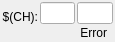
    <widget class="caFrame" name="caframe_11">
     <property name="geometry">
      <rect>
       <x>0</x>
       <y>0</y>
       <width>115</width>
       <height>40</height>
      </rect>
     </property>
     <property name="macro">
      <string notr="true">CH=1,IOC=$(IOC),MasterID=$(MasterID),SlaveID=$(SlaveID),HWType=$(HWType)</string>
     </property>
     <layout class="QGridLayout" name="gridLayout_18">
      <property name="leftMargin">
       <number>2</number>
      </property>
      <property name="topMargin">
       <number>2</number>
      </property>
      <property name="rightMargin">
       <number>2</number>
      </property>
      <property name="bottomMargin">
       <number>2</number>
      </property>
      <property name="spacing">
       <number>2</number>
      </property>
      <item row="1" column="0">
       <layout class="QGridLayout" name="gridLayout_15" columnstretch="10,0,0,0">
        <property name="spacing">
         <number>2</number>
        </property>
        <item row="0" column="0">
         <widget class="caLabel" name="calabel_37">
          <property name="toolTip">
           <string/>
          </property>
          <property name="text">
           <string>Error</string>
          </property>
          <property name="textFormat">
           <enum>Qt::PlainText</enum>
          </property>
          <property name="alignment">
           <set>Qt::AlignBottom|Qt::AlignRight|Qt::AlignTrailing</set>
          </property>
         </widget>
        </item>
        <item row="0" column="3">
         <widget class="caLed" name="caled_36">
          <property name="toolTip">
           <string>&lt;html&gt;&lt;head/&gt;&lt;body&gt;&lt;p&gt;E-Bus Power Status&lt;/p&gt;&lt;/body&gt;&lt;/html&gt;</string>
          </property>
          <property name="rectangular">
           <bool>true</bool>
          </property>
          <property name="gradientEnabled">
           <bool>false</bool>
          </property>
          <property name="ledWidth">
           <number>16</number>
          </property>
          <property name="ledHeight">
           <number>16</number>
          </property>
          <property name="channel" stdset="0">
           <string notr="true">$(IOC):m$(MasterID)s$(SlaveID)-AI0$(CH)-UndrLimAlrm</string>
          </property>
          <property name="colorMode">
           <enum>caLed::Static</enum>
          </property>
          <property name="falseColor">
           <color>
            <red>170</red>
            <green>0</green>
            <blue>0</blue>
           </color>
          </property>
          <property name="trueColor">
           <color>
            <red>0</red>
            <green>85</green>
            <blue>0</blue>
           </color>
          </property>
          <property name="trueValue">
           <string notr="true">0</string>
          </property>
          <property name="falseValue">
           <string notr="true">1</string>
          </property>
         </widget>
        </item>
        <item row="0" column="2">
         <widget class="caLed" name="caled_37">
          <property name="toolTip">
           <string/>
          </property>
          <property name="rectangular">
           <bool>true</bool>
          </property>
          <property name="gradientEnabled">
           <bool>false</bool>
          </property>
          <property name="ledWidth">
           <number>16</number>
          </property>
          <property name="ledHeight">
           <number>16</number>
          </property>
          <property name="channel" stdset="0">
           <string notr="true">$(IOC):m$(MasterID)s$(SlaveID)-AI0$(CH)-OvrLimAlrm</string>
          </property>
          <property name="colorMode">
           <enum>caLed::Static</enum>
          </property>
          <property name="falseColor">
           <color>
            <red>170</red>
            <green>0</green>
            <blue>0</blue>
           </color>
          </property>
          <property name="trueColor">
           <color>
            <red>0</red>
            <green>85</green>
            <blue>0</blue>
           </color>
          </property>
          <property name="trueValue">
           <string notr="true">0</string>
          </property>
          <property name="falseValue">
           <string notr="true">1</string>
          </property>
         </widget>
        </item>
        <item row="0" column="1">
         <widget class="caLed" name="caled_38">
          <property name="toolTip">
           <string/>
          </property>
          <property name="rectangular">
           <bool>true</bool>
          </property>
          <property name="gradientEnabled">
           <bool>false</bool>
          </property>
          <property name="ledWidth">
           <number>16</number>
          </property>
          <property name="ledHeight">
           <number>16</number>
          </property>
          <property name="channel" stdset="0">
           <string notr="true">$(IOC):m$(MasterID)s$(SlaveID)-AI0$(CH)-ErrAlrm</string>
          </property>
          <property name="colorMode">
           <enum>caLed::Static</enum>
          </property>
          <property name="falseColor">
           <color>
            <red>170</red>
            <green>0</green>
            <blue>0</blue>
           </color>
          </property>
          <property name="trueColor">
           <color>
            <red>0</red>
            <green>85</green>
            <blue>0</blue>
           </color>
          </property>
          <property name="trueValue">
           <string notr="true">0</string>
          </property>
          <property name="falseValue">
           <string notr="true">1</string>
          </property>
         </widget>
        </item>
       </layout>
      </item>
      <item row="0" column="0">
       <layout class="QHBoxLayout" name="horizontalLayout_14">
        <item>
         <widget class="caLabel" name="calabel_34">
          <property name="toolTip">
           <string/>
          </property>
          <property name="text">
           <string>$(CH):</string>
          </property>
          <property name="textFormat">
           <enum>Qt::PlainText</enum>
          </property>
          <property name="alignment">
           <set>Qt::AlignBottom|Qt::AlignRight|Qt::AlignTrailing</set>
          </property>
         </widget>
        </item>
        <item>
         <widget class="caLineEdit" name="calineedit_7">
          <property name="channel" stdset="0">
           <string notr="true">$(IOC):m$(MasterID)s$(SlaveID)-AI0$(CH).EGU</string>
          </property>
          <property name="background">
           <color alpha="0">
            <red>160</red>
            <green>160</green>
            <blue>164</blue>
           </color>
          </property>
          <property name="colorMode">
           <enum>caLineEdit::Static</enum>
          </property>
          <property name="precisionMode">
           <enum>caLineEdit::User</enum>
          </property>
         </widget>
        </item>
        <item>
         <widget class="caLineEdit" name="calineedit_8">
          <property name="alignment">
           <set>Qt::AlignRight|Qt::AlignTrailing|Qt::AlignVCenter</set>
          </property>
          <property name="channel" stdset="0">
           <string notr="true">$(IOC):m$(MasterID)s$(SlaveID)-AI0$(CH)</string>
          </property>
          <property name="background">
           <color alpha="0">
            <red>160</red>
            <green>160</green>
            <blue>164</blue>
           </color>
          </property>
          <property name="colorMode">
           <enum>caLineEdit::Static</enum>
          </property>
          <property name="precisionMode">
           <enum>caLineEdit::Channel</enum>
          </property>
         </widget>
        </item>
       </layout>
      </item>
     </layout>
    </widget>
